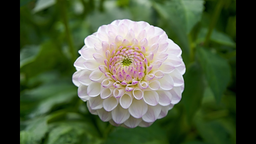
#> input picture flower.png, 256 x 144 px, shrunk from 1280 x 720 before the run
$ python Part_2-code.py
#> lines starting #> are read from the running program, lines starting #| are printed output that depends on the picture
import os
from datetime import datetime
print(os. getcwd())
print(datetime.now())

import matplotlib.pyplot as plt
import numpy as np

myImage = plt.imread('flower.png')
#> myImage is the input picture: shape (144, 256, 4) float32; mean R, G, B, A 0.305, 0.36, 0.244, 1

height = myImage.shape[0]
#> height = 144
width = myImage.shape[1]
#> width = 256

blurred_image = np.copy(myImage)
num_passes = 10  # No. of times to apply the blurring algorithm

for _ in range(num_passes):
    temp_image = np.copy(blurred_image)
    for x in range(1, height - 1):
        for y in range(1, width - 1):
            for channel in range(3):  # Iterate over R, G, B channels
                blurred_image[x, y, channel] = (
                    temp_image[x - 1, y, channel] +
                    temp_image[x + 1, y, channel] +
                    temp_image[x, y - 1, channel] +
                    temp_image[x, y + 1, channel]
                ) / 4
#> this loop made 10 passes
#> pass 2, `temp_image = np.copy(blurred_image)`:
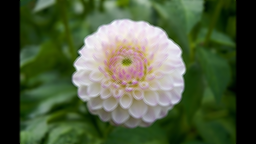
#> temp_image: shape (144, 256, 4) float32; mean R, G, B, A 0.305, 0.36, 0.244, 1
#> after the loop:
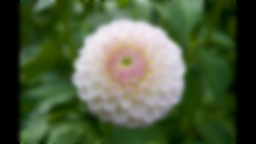
#> blurred_image: shape (144, 256, 4) float32; mean R, G, B, A 0.305, 0.36, 0.244, 1

plt.imshow(blurred_image)
plt.show()
